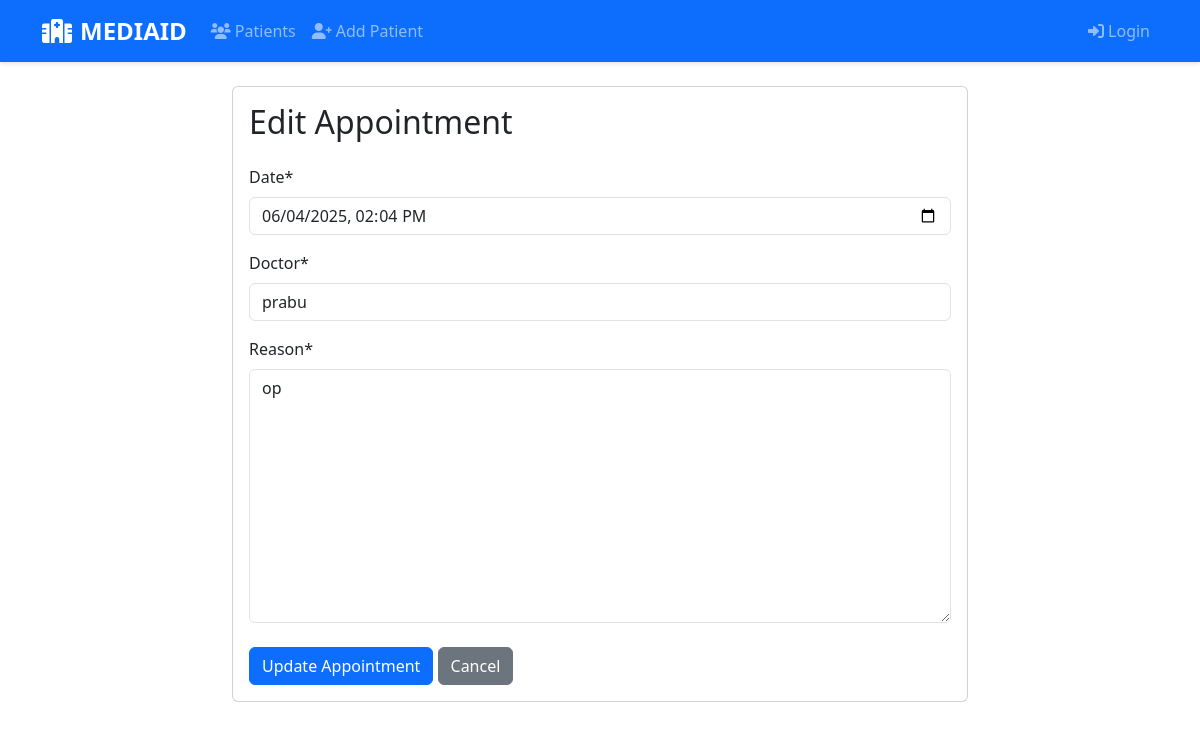
/patients/appointment/1/update/, run on the app's committed database.
### patients/models.py (models this page shows, shortened)
class Appointment(models.Model):
    patient = models.ForeignKey(Patient, on_delete=models.CASCADE, related_name='appointments')
    date = models.DateTimeField()
    doctor = models.CharField(max_length=100)
    reason = models.TextField()
    created_at = models.DateTimeField(default=timezone.now)
    updated_at = models.DateTimeField(auto_now=True)
    class Meta:
        ordering = ['date']

### patients/views.py (the view)
# urls.py: path('appointment/<int:pk>/update/', views.appointment_update, name='appointment_update'),
def appointment_update(request, pk):
    appointment = get_object_or_404(Appointment, pk=pk)
    if request.method == 'POST':
        form = AppointmentForm(request.POST, instance=appointment)
        if form.is_valid():
            form.save()
            messages.success(request, 'Appointment updated successfully!')
            return redirect('patient_detail', pk=appointment.patient.pk)
    else:
        form = AppointmentForm(instance=appointment)
    return render(request, 'patients/appointment_form.html', {
        'form': form,
        'patient': appointment.patient,
        'title': 'Update Appointment'
    })

### patients/forms.py
class AppointmentForm(forms.ModelForm):
    class Meta:
        model = Appointment
        fields = ['date', 'doctor', 'reason']
        widgets = {
            'date': forms.DateTimeInput(attrs={'type': 'datetime-local'}),
        }
    def __init__(self, *args, **kwargs):
        super().__init__(*args, **kwargs)
        self.helper = FormHelper()
        self.helper.form_method = 'post'
        self.helper.add_input(Submit('submit', 'Schedule Appointment'))

### patients/templates/patients/appointment_form.html (shortened to what this page needs)
{% extends 'base.html' %}
{% load crispy_forms_tags %}
{% block content %}
<div class="container mt-4">
    <div class="row">
        <div class="col-md-8 offset-md-2">
            <div class="card">
                <div class="card-body">
                    <h2 class="card-title mb-4">
                        {% if form.instance.pk %}
                            Edit Appointment
                        {% else %}
                            Schedule Appointment
                        {% endif %}
                    </h2>
                    <form method="post" novalidate>
                        {{ form|crispy }}
                        <div class="mt-4">
                            <button type="submit" class="btn btn-primary">
                                {% if form.instance.pk %}
                                    Update Appointment
                                {% else %}
                                    Schedule Appointment
                                {% endif %}
                            </button>
                            <a href="{% url 'patient_detail' patient.pk %}" class="btn btn-secondary">Cancel</a>
                        </div>
                    </form>
                </div>
            </div>
        </div>
    </div>
</div>
{% endblock %}

### data on the page
Appointment: date "06/04/2025 14:04", doctor "prabu", reason "op"
